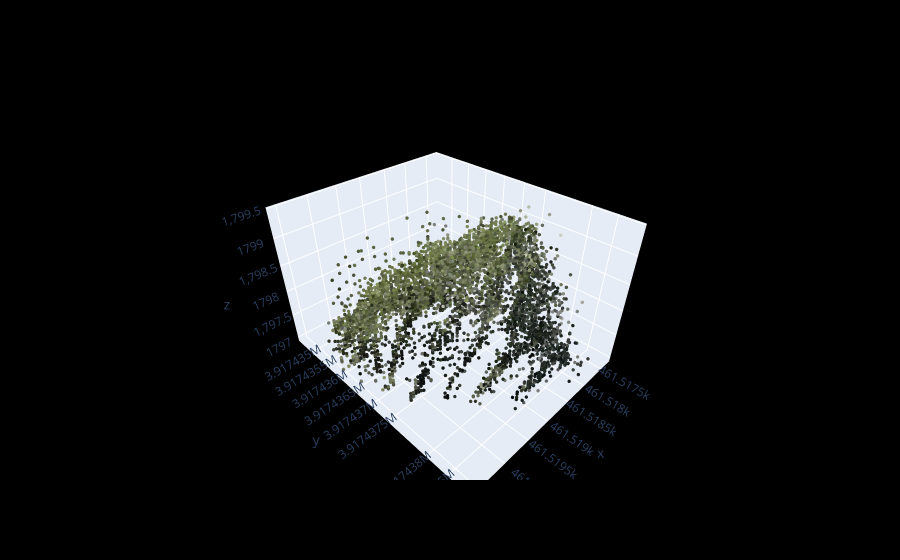

Write notebook code for a chart like this one.
### Code cell
# get the path of desired pointcloud
cluster_id = int(df_pinyon_confident["file"].sample(1).iloc[0])

#cluster_id = df_pinyon_confident.()['file']
print( cluster_id )
PLY_PATH = PATHS['Clusters'] +  f"cluster{cluster_id}.ply"   # change per cluster
# cluster += 1

# call the function on it
print( PLY_PATH )
visualize_pointcloud( PLY_PATH )

### Figure 1 — Plotly figure (JSON) as saved in the notebook; plotly's stock layout.template omitted (floating-point values rounded to 4 significant figures; data arrays with more than 128 entries replaced by an {"elided": "..."} marker saying what was removed)
{"data": [{"marker": {"color": {"elided": "5789 str values"}, "size": 2}, "mode": "markers", "type": "scatter3d", "x": {"elided": "5789 float values"}, "y": {"elided": "5789 float values"}, "z": {"elided": "5789 float values"}}], "layout": {"paper_bgcolor": "black", "scene": {"bgcolor": "black"}}}
